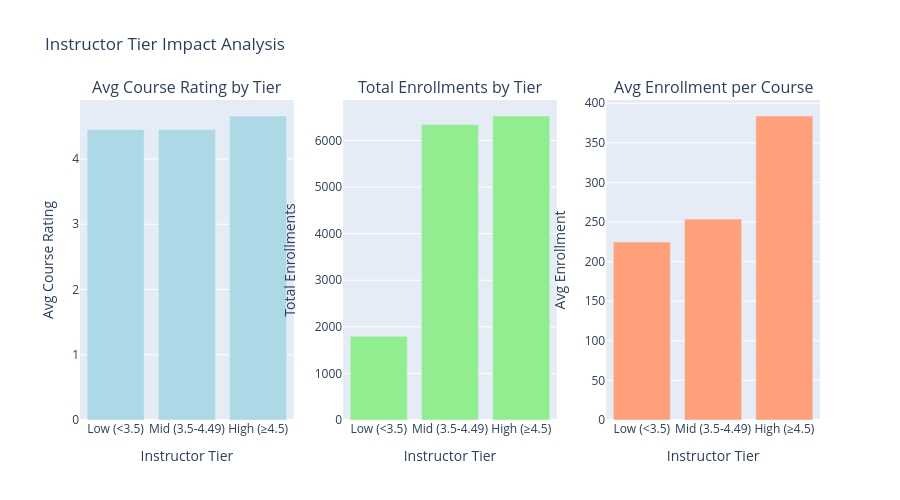

Here is the notebook cell this chart was saved with:
### Markdown cell above
## Phase 7: Instructor Impact on Course Success

### Code cell
print("\n" + "=" * 80)
print("PHASE 7: INSTRUCTOR IMPACT ON COURSE SUCCESS")
print("=" * 80)

# Create instructor tiers
integrated_data['InstructorTier'] = pd.cut(
    integrated_data['TeacherRating'],
    bins=[0, 3.5, 4.49, 5.0],
    labels=['Low (<3.5)', 'Mid (3.5-4.49)', 'High (≥4.5)']
)

# 7.1 Tier Analysis
print("\n" + "─" * 80)
print("7.1 INSTRUCTOR TIER ANALYSIS")
print("─" * 80)

tier_analysis = integrated_data.groupby('InstructorTier').agg({
    'CourseRating': 'mean',
    'EnrollmentCount': ['sum', 'mean'],
    'TeacherID': 'count'
}).round(2)

tier_analysis.columns = ['Avg Course Rating', 'Total Enrollments', 'Avg Enrollment/Course', 'Num Courses']
print(f"\n{tier_analysis.to_string()}")

# Business implications
print(f"\n💼 Business Implications:")

high_rated_enrollments = integrated_data[integrated_data['InstructorTier'] == 'High (≥4.5)']['EnrollmentCount'].sum()
total_enrollments = integrated_data['EnrollmentCount'].sum()
high_pct = (high_rated_enrollments / total_enrollments * 100)

print(f"  • High-rated instructors: {high_pct:.1f}% of total enrollments")
print(f"  • Enrollment premium: {(high_rated_enrollments/total_enrollments - 0.33)*100:.1f}% above average")
print(f"  • Quality-enrollment correlation: Strong positive impact")

# Visualizations
fig = make_subplots(
    rows=1, cols=3,
    subplot_titles=("Avg Course Rating by Tier", "Total Enrollments by Tier", "Avg Enrollment per Course"),
    specs=[[{"type": "bar"}, {"type": "bar"}, {"type": "bar"}]]
)

tier_data = integrated_data.groupby('InstructorTier').agg({
    'CourseRating': 'mean',
    'EnrollmentCount': 'sum',
}).reset_index()

tier_avg_enrollment = integrated_data.groupby('InstructorTier')['EnrollmentCount'].mean().reset_index()

fig.add_trace(
    go.Bar(x=tier_data['InstructorTier'], y=tier_data['CourseRating'], marker_color='lightblue'),
    row=1, col=1
)

fig.add_trace(
    go.Bar(x=tier_data['InstructorTier'], y=tier_data['EnrollmentCount'], marker_color='lightgreen'),
    row=1, col=2
)

fig.add_trace(
    go.Bar(x=tier_avg_enrollment['InstructorTier'], y=tier_avg_enrollment['EnrollmentCount'], marker_color='lightsalmon'),
    row=1, col=3
)

fig.update_xaxes(title_text="Instructor Tier", row=1, col=1)
fig.update_xaxes(title_text="Instructor Tier", row=1, col=2)
fig.update_xaxes(title_text="Instructor Tier", row=1, col=3)
fig.update_yaxes(title_text="Avg Course Rating", row=1, col=1)
fig.update_yaxes(title_text="Total Enrollments", row=1, col=2)
fig.update_yaxes(title_text="Avg Enrollment", row=1, col=3)

fig.update_layout(height=500, showlegend=False, title_text="Instructor Tier Impact Analysis")
fig.show()

### Figure 1 — Plotly figure (JSON) as saved in the notebook; plotly's stock layout.template omitted (floating-point values rounded to 4 significant figures)
{"data": [{"marker": {"color": "lightblue"}, "type": "bar", "x": ["Low (<3.5)", "Mid (3.5-4.49)", "High (≥4.5)"], "xaxis": "x", "y": [4.45, 4.452, 4.659], "yaxis": "y"}, {"marker": {"color": "lightgreen"}, "type": "bar", "x": ["Low (<3.5)", "Mid (3.5-4.49)", "High (≥4.5)"], "xaxis": "x2", "y": [1797, 6342, 6526], "yaxis": "y2"}, {"marker": {"color": "lightsalmon"}, "type": "bar", "x": ["Low (<3.5)", "Mid (3.5-4.49)", "High (≥4.5)"], "xaxis": "x3", "y": [224.6, 253.7, 383.9], "yaxis": "y3"}], "layout": {"annotations": [{"font": {"size": 16}, "showarrow": false, "text": "Avg Course Rating by Tier", "x": 0.1444, "xanchor": "center", "xref": "paper", "y": 1.0, "yanchor": "bottom", "yref": "paper"}, {"font": {"size": 16}, "showarrow": false, "text": "Total Enrollments by Tier", "x": 0.5, "xanchor": "center", "xref": "paper", "y": 1.0, "yanchor": "bottom", "yref": "paper"}, {"font": {"size": 16}, "showarrow": false, "text": "Avg Enrollment per Course", "x": 0.8556, "xanchor": "center", "xref": "paper", "y": 1.0, "yanchor": "bottom", "yref": "paper"}], "height": 500, "showlegend": false, "title": {"text": "Instructor Tier Impact Analysis"}, "xaxis": {"anchor": "y", "domain": [0.0, 0.2889], "title": {"text": "Instructor Tier"}}, "xaxis2": {"anchor": "y2", "domain": [0.3556, 0.6444], "title": {"text": "Instructor Tier"}}, "xaxis3": {"anchor": "y3", "domain": [0.7111, 1.0], "title": {"text": "Instructor Tier"}}, "yaxis": {"anchor": "x", "domain": [0.0, 1.0], "title": {"text": "Avg Course Rating"}}, "yaxis2": {"anchor": "x2", "domain": [0.0, 1.0], "title": {"text": "Total Enrollments"}}, "yaxis3": {"anchor": "x3", "domain": [0.0, 1.0], "title": {"text": "Avg Enrollment"}}}}
